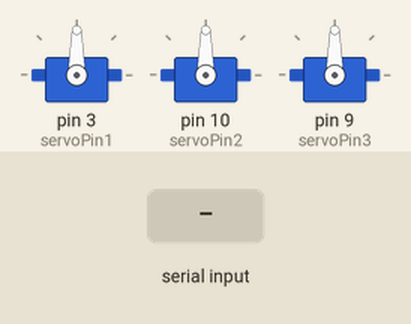
A sketch run on a simulated Arduino Uno, built with avr-gcc and run on an emulated ATmega328P. On the bench: 3 × servo. The inputs (shaded band) are chosen by the test bench.

Above: at 1.2 s.
1.3 s: "1" received over Serial
At 1.9 s:
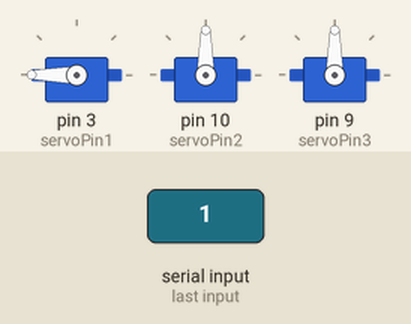
2.8 s: "3" received over Serial
At 5.4 s:
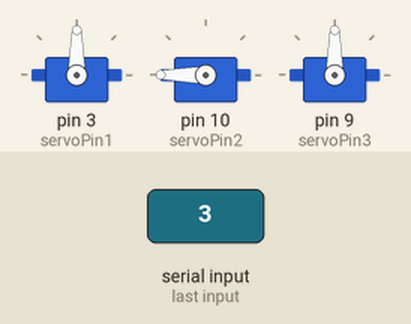
5.8 s: "5" received over Serial
At 7.7 s:
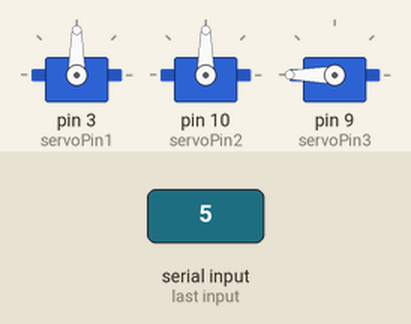
8.8 s: "7" received over Serial
At 11.2 s:
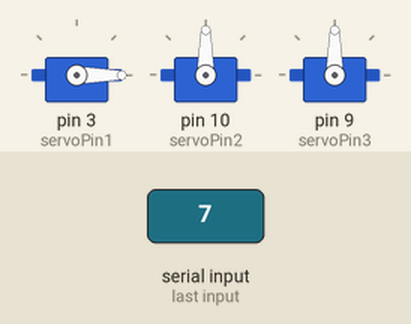
11.8 s: "9" received over Serial
At 14.7 s:
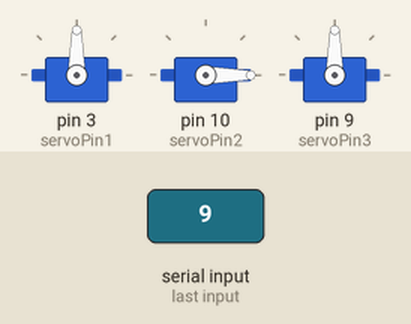
Timing chart, 0 to 17.8 s (numbered marks = the images above; inputs shaded):
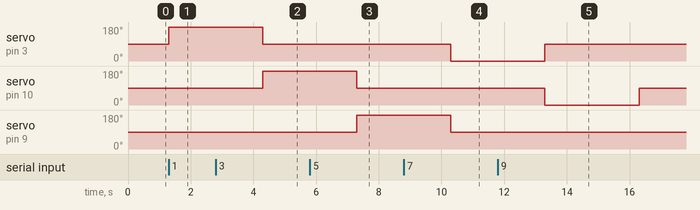

The sketch:

_2camera_3servo.ino
```cpp
#include <Servo.h>
int servoPin1 = 3;
int servoPin2 = 10;
int servoPin3 = 9;

Servo Servo1; //for weed 1 (face)
Servo Servo2; //for weed 2 (nose)
Servo Servo3; //for weed 3 (eye)

int incomingBit = 0;

void setup() {

  Servo1.attach(servoPin1);
  Servo2.attach(servoPin2);
  Servo3.attach(servoPin3);

  pinMode(servoPin1, OUTPUT);
  pinMode(servoPin2, OUTPUT);
  pinMode(servoPin3, OUTPUT);

  Serial.begin(19200);
}
void loop() {
  if (Serial.available() > 0) {
    incomingBit = Serial.read();

    switch (incomingBit) {
       // for RHS camera (dirtection:from front facing AgBot)


       case '1':
        //weed 1 detected,move spray to weed
        // servo 180 degree,facing right side weed(dirtection:from front facing AgBot)
          Servo1.write(180);
         //spray for 3 second
          delay(3000);
        // Servo 90 degree, facing earth
          Servo1.write(90);
       break;

       case '2' : //no weed detected, rest spray facing earth
         Servo1.write(90);
       break;

        case '3':
        //weed 2 detected,move spray to weed
        // servo 180 degree,facing right side weed(dirtection:from front facing AgBot)
          Servo2.write(180);
         //spray for 3 second
          delay(3000);
        // Servo 90 degree, facing earth
          Servo2.write(90);
       break;

       case '4' : //no weed detected, rest spray facing earth
         Servo2.write(90);
       break;

       case '5':
        //weed 3 detected,move spray to weed
        // servo 180 degree,facing right side weed(dirtection:from front facing AgBot)
          Servo3.write(180);
         //spray for 3 second
          delay(3000);
        // Servo 90 degree, facing earth
          Servo3.write(90);
       break;

       case '6' : //no weed detected, rest spray facing earth
         Servo3.write(90);
       break;


       // for LHS camera (dirtection:from front facing AgBot)


       case '7':
        //weed 1 detected,move spray to weed
        // servo 0 degree,facing left side weed(dirtection:from front facing AgBot)
          Servo1.write(0);
         //spray for 3 second
          delay(3000);
        // Servo 90 degree, facing earth
          Servo1.write(90);
       break;

       case '8' : //no weed detected, rest spray facing earth
         Servo1.write(90);
       break;

       case '9':
        //weed 2 detected,move spray to weed
        // servo 0 degree,facing left side weed(dirtection:from front facing AgBot)
          Servo2.write(0);
         //spray for 3 second
          delay(3000);
        // Servo 90 degree, facing earth
          Servo2.write(90);
       break;

       case '10' : //no weed detected, rest spray facing earth
         Servo2.write(90);
       break;

       case '11':
        //weed 3 detected,move spray to weed
        // servo 0 degree,facing left side weed(dirtection:from front facing AgBot)
          Servo3.write(0);
         //spray for 3 second
          delay(3000);
        // Servo 90 degree, facing earth
          Servo3.write(90);
       break;

       case '12' : //no weed detected, rest spray facing earth
         Servo3.write(90);
       break;


        default://rest facing earth
         Servo1.write(90);
         Servo2.write(90);
         Servo3.write(90);
       break;
    }
  }
}
```

Measured:
- after the input at 1.3 s, servo on pin 3 (servoPin1): 90° → 180° at once
- after the input at 2.8 s, servo on pin 10 (servoPin2): 90° → 180° after 1.5 s
- after the input at 5.8 s, servo on pin 9 (servoPin3): 90° → 180° after 1.5 s
- after the input at 8.8 s, servo on pin 3 (servoPin1): 90° → 0° after 1.5 s
- after the input at 11.8 s, servo on pin 10 (servoPin2): 90° → 0° after 1.5 s, → 90° 3.0 s later
